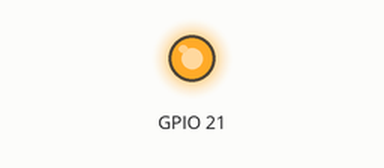
Bench run of a program on a simulated Raspberry Pi (BCM pin numbers). Parts: output pins drawn as LEDs (lit = HIGH). At 8.0 s the program stops and its outputs stay as they are.

Above: at 0.1 s.
At 4.1 s:
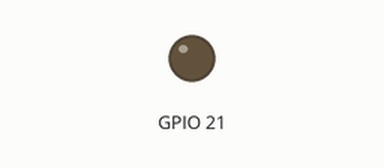
Timing chart, 0 to 5.6 s (numbered marks = the images above):
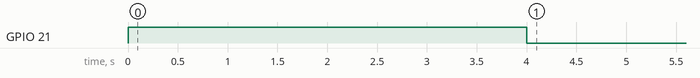

Measured:
- by itself, GPIO 21: LOW → HIGH at 0.00 s, → LOW 4.0 s later

The program:

gpio.py
```python
# coding: UTF-8
######################################################################
import RPi.GPIO as GPIO
import time

if __name__ == '__main__':
    # Use GPIO numbers not pin numbers
    GPIO.setmode(GPIO.BCM)

    # set up the GPIO channels - one input and one output
    GPIO.setup(21, GPIO.OUT)

    # output to GPIO21
    GPIO.output(21, True)
    time.sleep(4.0)

    # output to GPIO21
    GPIO.output(21, False)
    time.sleep(4.0)

    GPIO.cleanup()
```
